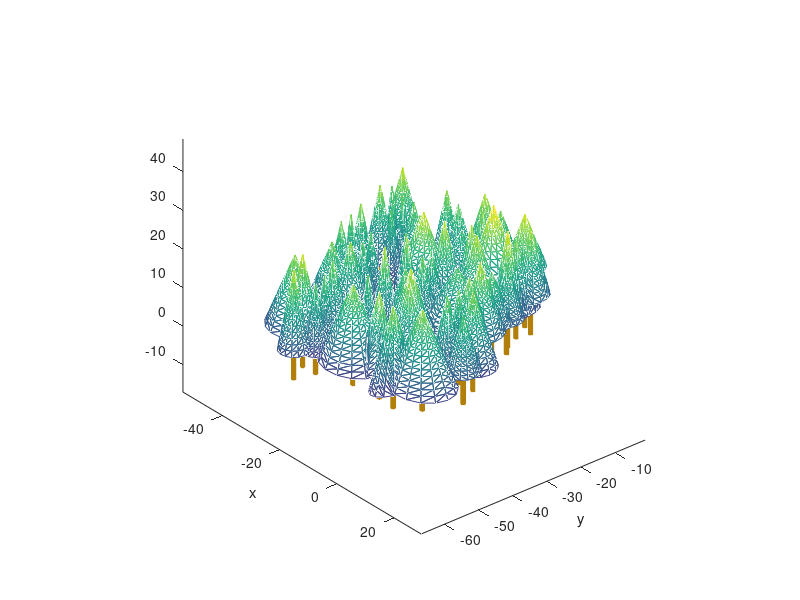

Reproduce this figure in MATLAB.
load('conifer.mat');
hold on;
shuganc = [0.7 0.5 0.04];
total_tri = [];
Ubranch = Ubranch+3;
num = 15;
for i = 1:size(Ubranch,1)
    [x,y,z]=cylinder(linspace(1,0,num),num);
    x = EW(i)*x+x1(i);
    y = SN(i)*y+y1(i);
    z=(z-1)*(Height(i)-Ubranch(i))+Height(i) ;
%      surf(x,y,z,'EdgeColor','none');
    %     Cylinder=mesh(x,y,z);
    tri = delaunay(x,y);
    h = trimesh(tri,x,y,z);
    total_tri1=[];
    for j = 1:size(tri,1)
        A = [x(tri(j,1)),x(tri(j,2)),x(tri(j,3))];
        B = [y(tri(j,1)),y(tri(j,2)),y(tri(j,3))];
        C = [z(tri(j,1)),z(tri(j,2)),z(tri(j,3))];
        total_tri1 = [total_tri1;A,B,C,i];
    end
    total_tri = [total_tri;total_tri1];
    [u,v,w] = cylinder(0.5);
    u = u+x1(i);
    v = v+y1(i);
    w = w*Ubranch(i);
    shugan = mesh(u,v,w);
    set(shugan,'EdgeColor',shuganc,'FaceColor',shuganc,'MarkerEdgecolor',shuganc,'MarkerFacecolor',shuganc)
end
% for i = 1:size(total_tri,1)
%     patch(total_tri(i,1:3),total_tri(i,4:6),total_tri(i,7:9),[0 0 1]);
% end
axis equal
view(50,30)
xlabel('x');
ylabel('y');


